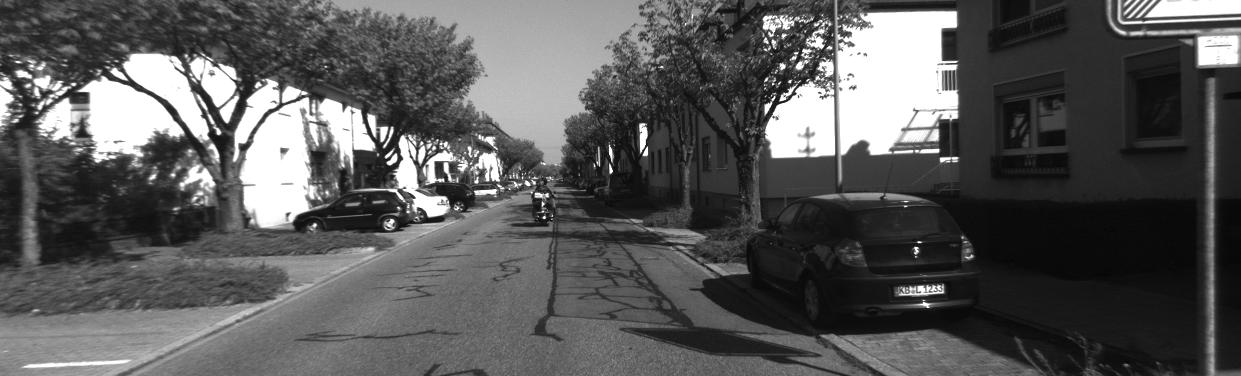
%> input picture ex07_ransac/data/000000.png, 1241 x 376 px
$ octave main.m   (GNU Octave 9; MATLAB toolbox functions it lacks are replaced by stand-ins)
%> lines starting %> are read from the running program, lines starting %| are printed output that depends on the picture
### ex03_harris/matlab_code/shi_tomasi.m
function scores = shi_tomasi(img, patch_size)

% TODO: Your code here
f_sum = (patch_size ^ 2) * fspecial("average",[patch_size, patch_size]);
I_x = conv2(img, fspecial("sobel")', 'valid');
I_y = conv2(img, fspecial("sobel"), 'valid');

I_x2 = I_x.^2;
I_y2 = I_y.^2;
I_xy = I_x .* I_y;

E_x2 = conv2(I_x2, f_sum, "valid");
E_y2 = conv2(I_y2, f_sum, "valid");
E_xy = conv2(I_xy, f_sum, "valid");

lambda_1 = 0.5 .* (E_x2 + E_y2 + sqrt(4 .* E_xy .* E_xy + (E_x2 - E_y2).^2));
lambda_2 = 0.5 .* (E_x2 + E_y2 - sqrt(4 .* E_xy .* E_xy + (E_x2 - E_y2).^2));

R = min(lambda_1, lambda_2);
R = max(R, 0);
scores = padarray(R, ones(2,1) * floor(patch_size / 2), 0);


end

### ex03_harris/matlab_code/harris.m
function scores = harris(img, patch_size, kappa)

% TODO: Your code here
f_sum = (patch_size ^ 2) * fspecial("average",[patch_size, patch_size]);
I_x = conv2(img, fspecial("sobel")', 'valid');
I_y = conv2(img, fspecial("sobel"), 'valid');

I_x2 = I_x.^2;
I_y2 = I_y.^2;
I_xy = I_x .* I_y;

E_x2 = conv2(I_x2, f_sum, "valid");
E_y2 = conv2(I_y2, f_sum, "valid");
E_xy = conv2(I_xy, f_sum, "valid");

lambda_1 = 0.5 .* (E_x2 + E_y2 + sqrt(4 .* E_xy .* E_xy + (E_x2 - E_y2).^2));
lambda_2 = 0.5 .* (E_x2 + E_y2 - sqrt(4 .* E_xy .* E_xy + (E_x2 - E_y2).^2));

R = lambda_1 .* lambda_2 - kappa * (lambda_1 + lambda_2).^2;
R = max(R, 0);
scores = padarray(R, ones(2,1) * floor(patch_size / 2), 0);


end

### ex03_harris/matlab_code/selectKeypoints.m
function keypoints = selectKeypoints(scores, num, r)
% Selects the num best scores as keypoints and performs non-maximum
% supression of a (2r + 1)*(2r + 1) box around the current maximum.

% TODO: Your code here


keypoints = [];
for i = 1:num
    [~, k] = max(scores(:));
    [k_x, k_y] = ind2sub(size(scores),k);
    keypoints = cat(2, keypoints, [k_x; k_y]);
    s_x = max(k_x-r, 1) : min(k_x+r, size(scores, 1));
    s_y = max(k_y-r, 1) : min(k_y+r, size(scores, 2));
    scores(s_x, s_y) = 0;
end

end

### ex03_harris/matlab_code/describeKeypoints.m
function descriptors = describeKeypoints(img, keypoints, r)
% Returns a (2r+1)^2xN matrix of image patch vectors based on image
% img and a 2xN matrix containing the keypoint coordinates.
% r is the patch "radius".

% TODO: Your code here
descriptors = [];
img = padarray(img, ones(2,1) * r, 0);
for i = 1 : width(keypoints)
    s_x = max(keypoints(2, i), 1) : min(keypoints(2, i) + 2 * r, width(img));
    s_y = max(keypoints(1, i), 1) : min(keypoints(1, i) + 2 * r, height(img));
    patch = img(s_y, s_x);
    desc = reshape(patch, [(2*r+1)^2, 1]);
    descriptors = cat(2, descriptors, desc);
end

end

### ex03_harris/matlab_code/main.m
clear all;
close all;

% Randomly chosen parameters that seem to work well - can you find better
% ones?
corner_patch_size = 9;
harris_kappa = 0.08;
num_keypoints = 200;
nonmaximum_supression_radius = 8;
descriptor_radius = 9;
match_lambda = 4;

img = imread('../data/000000.png');
%> img is the input picture: size 376x1241 uint8; min 6, max 255, mean 89


%% Part 1 - Calculate Corner Response Functions
% Shi-Tomasi
shi_tomasi_scores = shi_tomasi(img, corner_patch_size);
%> in shi_tomasi, `E_xy = conv2(I_xy, f_sum, "valid");`:
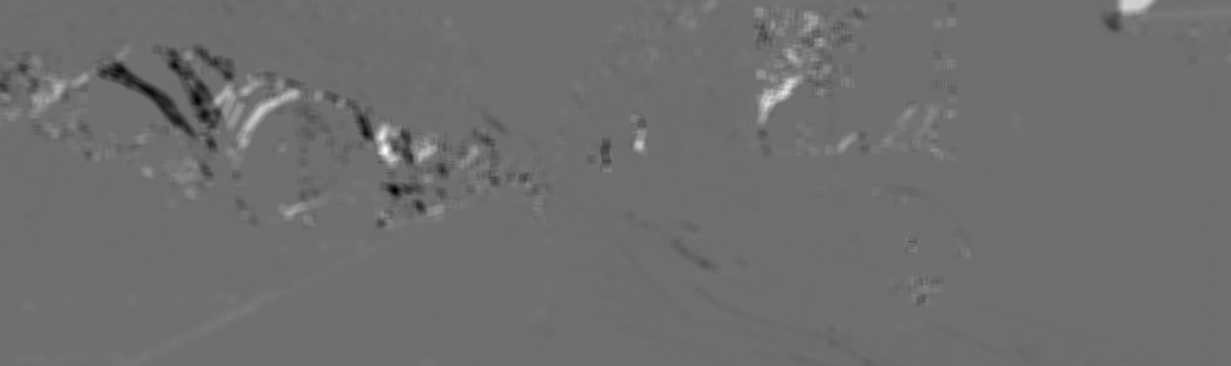
%> E_xy: size 366x1231 double; min -8384185, max 10868882, mean -724.1; drawn with min black and max white
assert(min(size(shi_tomasi_scores) == size(shi_tomasi_scores)));

% Harris
harris_scores = harris(img, corner_patch_size, harris_kappa);
%> in harris, `R = lambda_1 .* lambda_2 - kappa * (lambda_1 + lambda_2).^2;`:
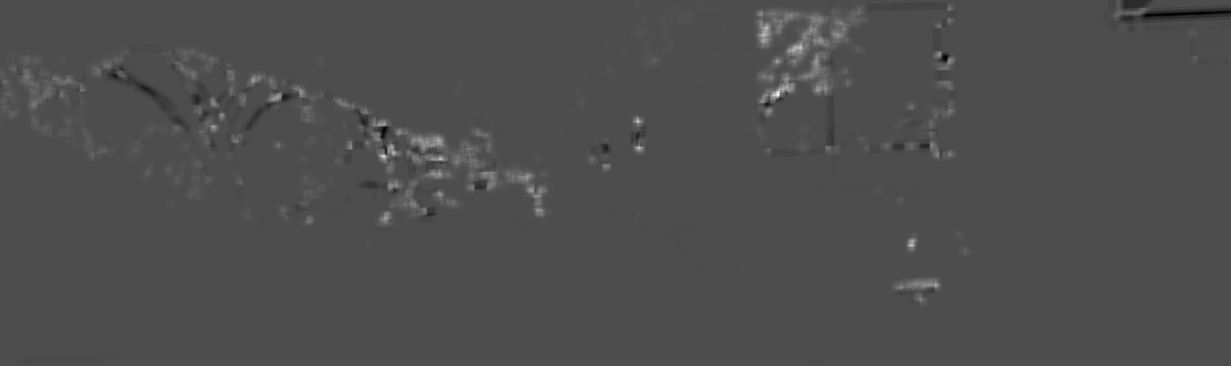
%> R: size 366x1231 double; min -3.82e+13, max 8.72e+13, mean 4.63e+11; drawn with min black and max white
%> in harris, `R = max(R, 0);`:
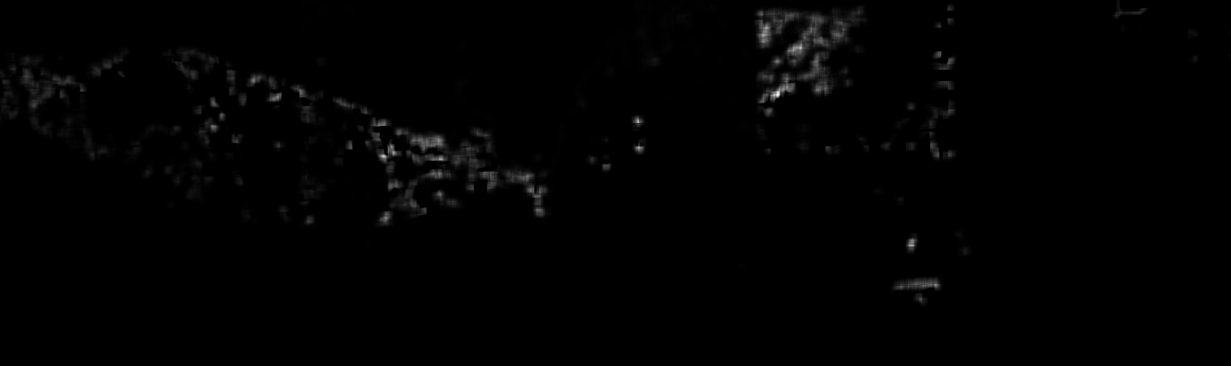
%> R: size 366x1231 double; min 0, max 8.72e+13, mean 6.54e+11; drawn with min black and max white
assert(min(size(harris_scores) == size(harris_scores)));

figure('Color', 'w');
subplot(2, 2, 1);
imshow(img);
subplot(2, 2, 2);
imshow(img);

subplot(2, 2, 3);
imagesc(shi_tomasi_scores);
title('Shi-Tomasi Scores');
daspect([1 1 1]);

axis off;

subplot(2, 2, 4);
imagesc(harris_scores);
title('Harris Scores');
daspect([1 1 1]);

axis off;


%% Part 2 - Select keypoints

keypoints = selectKeypoints(...
    harris_scores, num_keypoints, nonmaximum_supression_radius);
%> the loop in selectKeypoints, `for i = 1:num` made 200 passes
%> (k, k_x, k_y) on passes 1, 7, 8: (292567, 99, 783), (240260, 152, 643), (166220, 164, 445)
%> after the loop in selectKeypoints, `for i = 1:num`:
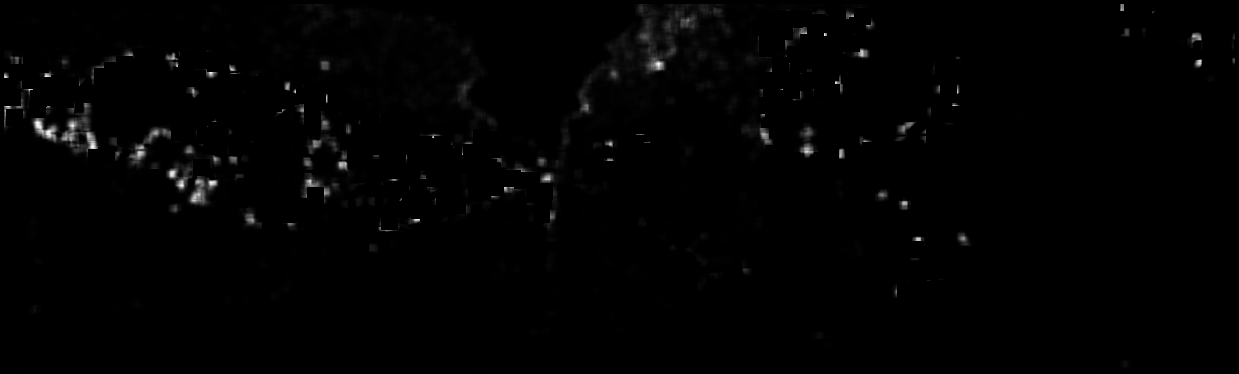
%> scores: size 374x1239 double; min 0, max 8.07e+12, mean 7.11e+10; drawn with min black and max white
%> after the loop in selectKeypoints, `for i = 1:num`: keypoints = 200 columns, first 8: [99 161 52 126 40 250 152 164; 783 388 805 643 768 916 643 445]
figure(2);
imshow(img);
hold on;
plot(keypoints(2, :), keypoints(1, :), 'rx', 'Linewidth', 2);
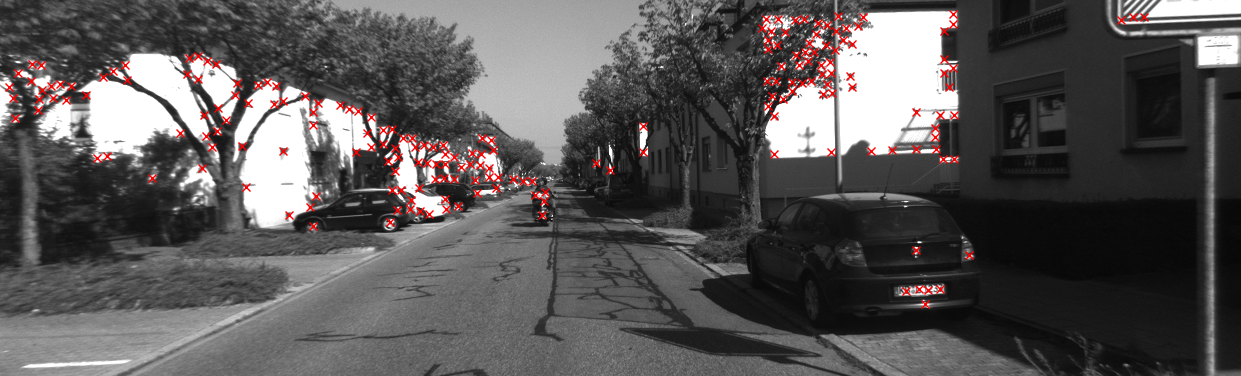
%> figure redrawn from the program's plot data

%% Part 3 - Describe keypoints and show 16 strongest keypoint descriptors

descriptors = describeKeypoints(img, keypoints, descriptor_radius);
%> after the loop in describeKeypoints, `for i = 1 : width(keypoints)`:
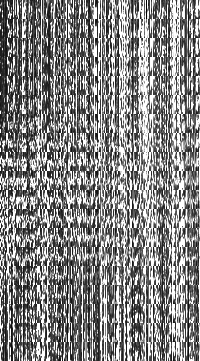
%> descriptors: size 361x200 uint8; min 0, max 255, mean 134.5
figure(3);
for i = 1:16
    subplot(4, 4, i);
    patch_size = 2 * descriptor_radius + 1;
    imagesc(uint8(reshape(descriptors(:,i), [patch_size patch_size])));
    axis equal;
    axis off;
end
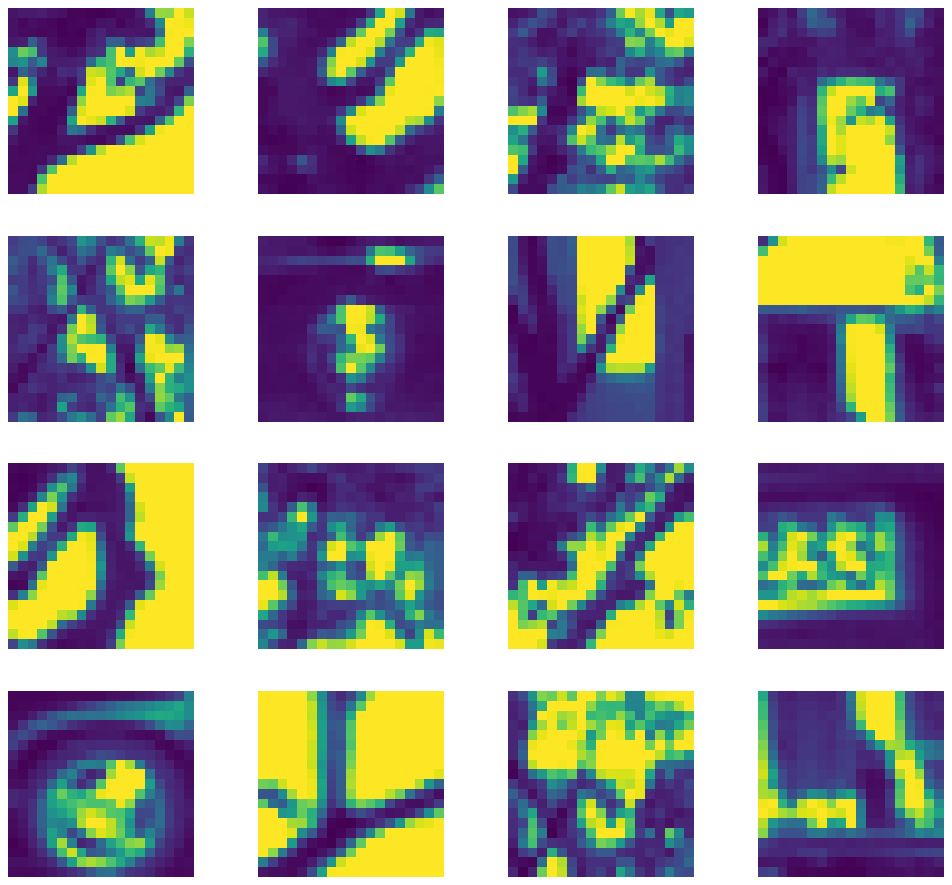
%> figure redrawn from the program's plot data, 16 panels


%% Part 4 - Match descriptors between first two images
%> (the run ends here)
